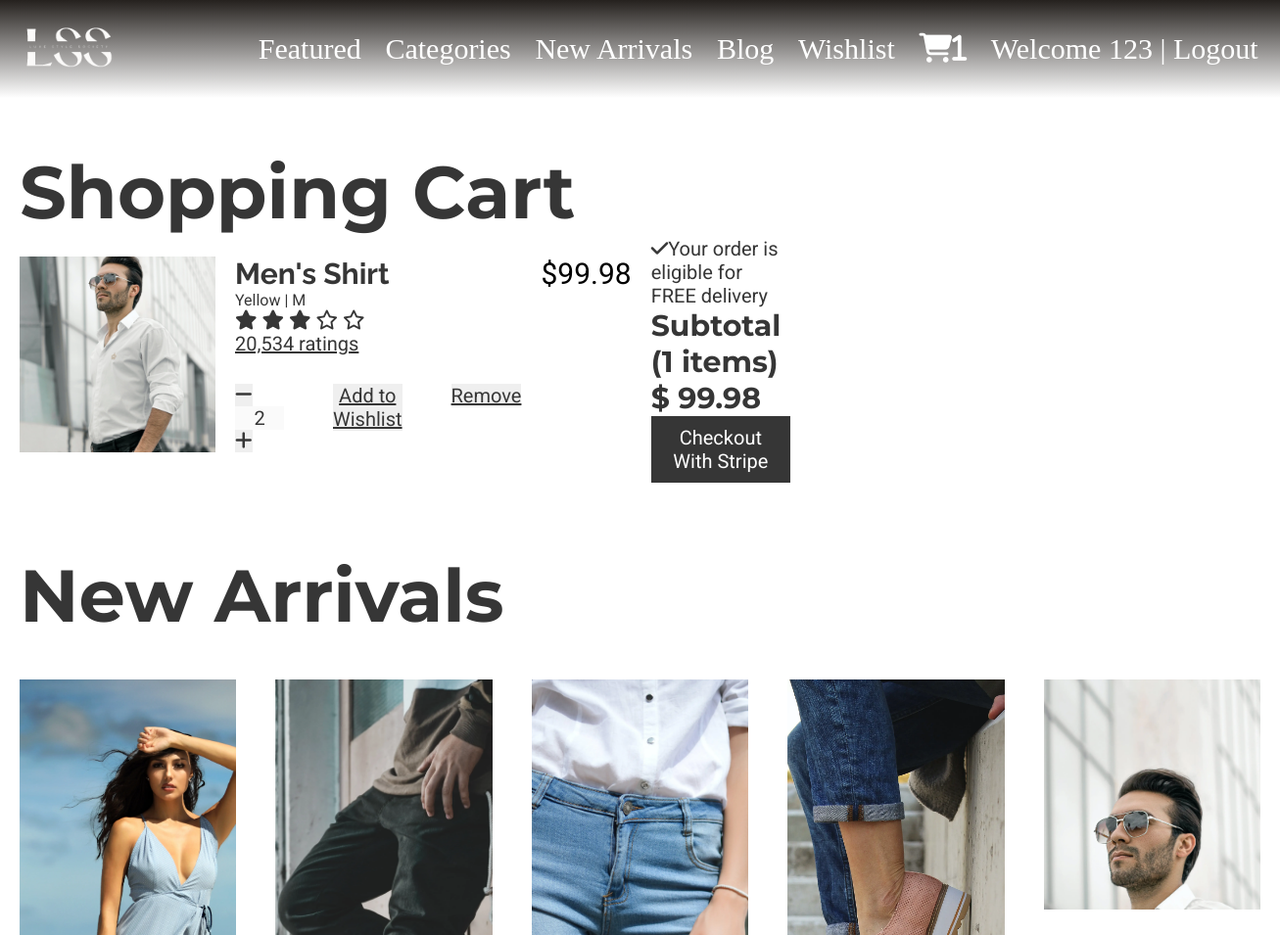
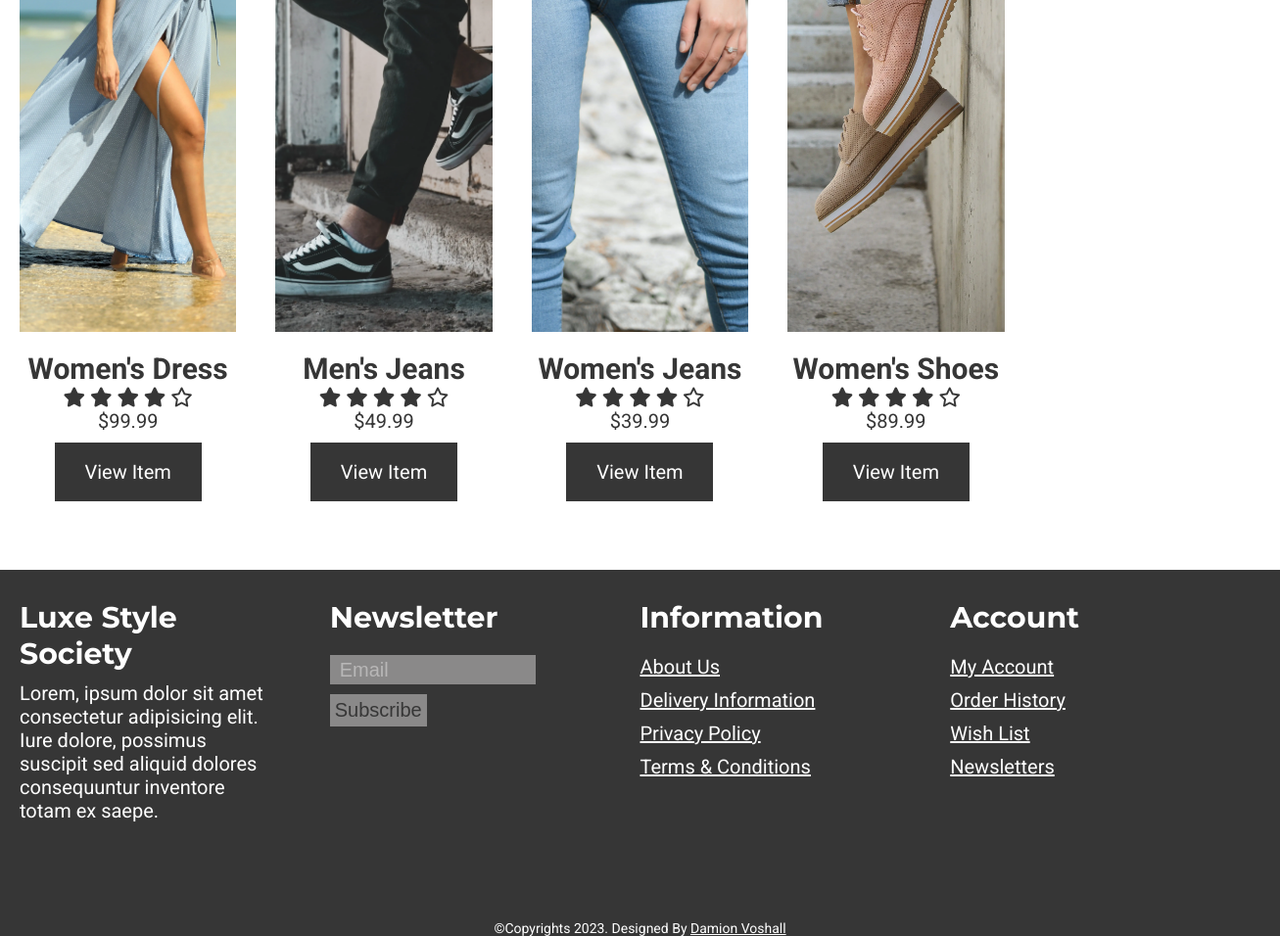
/cart.php (signed in), run on the app's committed database (2 pictures, top to bottom).
### tables this page shows
CREATE TABLE `user` (
  `user_id` bigint(20) UNSIGNED NOT NULL,
  `first_name` varchar(100) NOT NULL,
  `last_name` varchar(100) NOT NULL,
  `register_date` date NOT NULL,
  `email` varchar(255) NOT NULL,
  `password` varchar(255) NOT NULL
);

CREATE TABLE `cart` (
  `cart_id` bigint(20) UNSIGNED NOT NULL,
  `user_id` int(11) NOT NULL,
  `item_id` int(11) NOT NULL,
  `quantity` int(11) NOT NULL,
  `color` varchar(100) NOT NULL,
  `size` varchar(20) NOT NULL
);

CREATE TABLE `product` (
  `item_id` bigint(20) UNSIGNED NOT NULL,
  `item_name` varchar(255) NOT NULL,
  `item_price` double(10,2) NOT NULL,
  `item_image` varchar(255) NOT NULL,
  `item_register` date NOT NULL,
  `item_category` varchar(200) NOT NULL
);

### cart.php (called while the page is built, shortened)
<?php
    include('header.php');
?>
<?php
    include('template/_cart-template.php');
?>
<?php
        include('template/_new-arrivals.php');
?>
<?php
include('footer.php');
?>

### functions.php (called while the page is built, shortened)
<?php session_start();
    require('database/DBController.php');
    require('database/Product.php');
    require('database/Cart.php');
    require ('database/User.php');
    $db = new DBController();
    $product = new Product($db);
    $product_shuffle = $product->getData();
    $Cart = new Cart($db);
    $User = new User($db);
    if(isset($_SESSION['user_id'])){
        $currentUser = $User->getUserInfo($_SESSION['user_id']);
    }
?>

### database/User.php (called while the page is built, shortened)
<?php
    class User
    {
        public $db = null;
    public function __construct(DBController $db)
    {
        $this->db = $db;
    }
        public function getUserInfo($user_id){
            if($this->db->con != null){
                $query_string = "SELECT user_id, first_name, last_name, email FROM user WHERE user_id=?";
                $stmt = $this->db->con->prepare($query_string);
                $stmt->bind_param('i', $user_id);
                $stmt->execute();
                $result = $stmt->get_result();
                $row = $result->fetch_assoc();
                return empty($row) ? false : $row;
            }
        }
    }
?>

### database/DBController.php (called while the page is built, shortened)
<?php
class DBController
{
    protected $host = 'localhost';
    protected $user = 'root';
    protected $password = '';
    protected $database = 'luxe_society';
    public function __construct()
    {
        $this->con = mysqli_connect($this->host,$this->user,$this->password,$this->database);
    }
}
?>

### database/Cart.php (called while the page is built, shortened)
<?php
class Cart
{
    public $db = null;
    public function __construct(DBController $db)
    {
        $this->db = $db;
    }
public function getCartData($userid = null){
    if($userid != null){
        $query_string = "SELECT c.*, p.item_name, p.item_price, p.item_image, c.color, c.size FROM cart c INNER JOIN product p ON c.item_id = p.item_id WHERE c.user_id=?";
        $stmt = $this->db->con->prepare($query_string);
        $stmt->bind_param('i', $userid);
        $stmt->execute();
        $result = $stmt->get_result();
        $rows = $result->fetch_all(MYSQLI_ASSOC);
        return empty($rows) ? [] : $rows;
    }else{
        return [];
    }
}
    public function getCartId($cartArray = null,$key = "item_id"){
        if($cartArray != null){
            $cart_id = array_map(function($value) use($key){
                return $value[$key];
            },$cartArray);
            return $cart_id;
        }
    }
}

### database/Product.php (called while the page is built, shortened)
<?php
class Product
{
    public $db = null;
    public function __construct(DBController $db)
    {
        $this->db = $db;
    }
    public function getData($table = 'product'){
        $allowedTables = ['product', 'wishlist', 'cart', 'user'];
        if (in_array($table, $allowedTables)){
        $result = $this->db->con->query("SELECT * FROM {$table}");
        $resultArray = array();
        while ($item = mysqli_fetch_array($result, MYSQLI_ASSOC)){
            $resultArray[] = $item;
        }
        return $resultArray;
    } else {
        return [];
    }
}
}
?>

### template/_new-arrivals.php (the view, shortened to what this page needs)
<?php
shuffle($product_shuffle);
?>
<section id="new-arrivals">
        <div>
          <h2 class="font-mont font-size-xl color-primary">New Arrivals</h2>
          <div class="owl-carousel owl-theme">
          <?php foreach($product_shuffle as $item) { ?>
            <div class="item">
              <div class="product font-roboto">
                <a href="<?php printf('%s?item_id=%s', 'product.php', $item['item_id']); ?>"
                  ><img src="<?php echo $item['item_image'] ?? "./assets/products/dress-shirt.jpg"; ?>" loading="lazy" alt="product1"
                /></a>
                <div class="product-info">
                  <h3 class="font-size-lg color-primary"><?php echo $item['item_name'] ?? "Unknown"; ?></h3>
                  <div class="font-size-20 color-primary">
                    <span><i class="fas fa-star"></i></span>
                    <span><i class="fas fa-star"></i></span>
                    <span><i class="fas fa-star"></i></span>
                    <span><i class="fas fa-star"></i></span>
                    <span><i class="far fa-star"></i></span>
                  </div>
                  <div>
                    <span class="font-size-20 color-primary">$<?php echo $item['item_price'] ?? '0'; ?></span>
                  </div>
                  <div>
                    <?php
                      if(isset($currentUser) && array_key_exists('user_id', $currentUser) && in_array($item['item_id'],$Cart->getCartId($Cart->getCartData($currentUser['user_id'])) ?? [])): ?>
                        <a
                        href="<?php printf('%s?item_id=%s', 'product.php', $item['item_id']); ?>"
                        disabled
                        class="font-size-20 product-btn color-secondary-bg"
                      >
                      </a>
                      <?php else: ?>
                        <a
                        href="<?php printf('%s?item_id=%s', 'product.php', $item['item_id']); ?>"
                        name="featured_submit"
                        class="font-size-20 product-btn color-primary-bg"
                      >
                        View Item
                      </a>
                      <?php endif; ?>
                      </div>
                </div>
              </div>
            </div>
            <?php }  ?>
          </div>
        </div>
      </section>

### header.php (shortened to what this page needs)
<?php
  require('functions.php');
  ?>
<!DOCTYPE html>
<html lang="en">
<head>
  <link rel="stylesheet" href="https://cdnjs.cloudflare.com/ajax/libs/OwlCarousel2/2.3.4/assets/owl.carousel.min.css" />
  <link rel="stylesheet" href="https://cdnjs.cloudflare.com/ajax/libs/OwlCarousel2/2.3.4/assets/owl.theme.default.min.css" />
  <link rel="stylesheet" href="https://cdnjs.cloudflare.com/ajax/libs/animate.css/4.1.1/animate.min.css" />
  <link rel="stylesheet" href="https://cdnjs.cloudflare.com/ajax/libs/font-awesome/6.4.0/css/all.min.css" />
  <link rel="stylesheet" href="./style.css" />
</head>
<body>
  <header id="header" class="header__main">
    <nav class="navbar">
      <a href="index.php" rel="home"><img src="./assets/lss-logo-white.webp" class="header-img" /></a>
      <ul class="nav no-search font-roboto">
        <li class="nav-item"><a href="featured.php">Featured</a></li>
        <li class="nav-item"><a href="categories.php">Categories</a></li>
        <li class="nav-item"><a href="new-arrivals.php">New Arrivals</a></li>
        <li class="nav-item"><a href="#">Blog</a></li>
        <li class="nav-item nav-right"><a href="wishlist.php">Wishlist</a></li>
        <li class="nav-item nav-right">
          <form action="#">
            <a href="cart.php"><i class="fas fa-shopping-cart"><span><?php echo isset($currentUser) && array_key_exists('user_id', $currentUser) ? count($Cart->getCartData($currentUser['user_id'])) : 0; ?></span></i></a>
          </form>
        </li>
        <li class="nav-item nav-right">
          <?php if(isset($currentUser) && array_key_exists('user_id', $currentUser)): ?>
            <a href="logout.php">Welcome <?php echo $currentUser['first_name'] ?> | Logout</a>
            <?php else: ?>
          <a href="login.php">Login</a></li>
          <?php endif; ?>
      </ul>
    </nav>
  </header>
  <main id="main-site">

### template/_cart-template.php (shortened to what this page needs)
<section id="cart">
  <div>
    <h1 class="font-mont font-size-xl color-primary">Shopping Cart</h1>
    <div class="container">
      <div class="items">
        <?php
        if (!empty($currentUser)) {
          $cartData = $Cart->getCartData($currentUser['user_id']);
          if (!empty($cartData)) {
            $subTotal = 0;
            foreach ($cartData as $item) :
              $subTotal += $item['item_price'] * $item['quantity'];
        ?>
              <div class="item">
                <div class="col">
                  <img src="<?php echo $item['item_image'] ?? "./assets/products/dress-shirt.jpg"; ?>" alt="cart1" loading="lazy" />
                </div>
                <div class="col">
                  <div class="product-info">
                    <h2 class="font-rale font-size-lg color-primary">
                      <?php echo $item['item_name'] ?? "Unknown" ?>
                    </h2>
                    <p class="font-roboto font-size-16 color-primary">
                      <?php echo $item['color'] . ' | ' . $item['size'] ?? 'Pearl White | M'; ?>
                    </p>
                    <div>
                      <div class="font-size-20 color-primary">
                        <span><i class="fas fa-star"></i></span>
                        <span><i class="fas fa-star"></i></span>
                        <span><i class="fas fa-star"></i></span>
                        <span><i class="far fa-star"></i></span>
                        <span><i class="far fa-star"></i></span>
                      </div>
                      <a href="#" class="font-roboto font-size-20 color-primary">20,534 ratings</a>
                    </div>
                  </div>
                  <div class="qty">
                    <div class="font-roboto qty-container">
                      <button class="qty-down font-size-20 color-primary" data-id="<?php echo $item['item_id'] ?? '0'; ?>">
                        <i class="fa-solid fa-minus"></i>
                      </button>
                      <input data-id="<?php echo $item['item_id'] ?? '0'; ?>" type="text" class="qty-input color-primary font-roboto font-size-20" disabled value="<?php echo $item['quantity'] ?? '5'; ?>" placeholder="1" />
                      <button class="qty-up font-size-20 color-primary" data-id="<?php echo $item['item_id'] ?? '0'; ?>">
                        <i class="fa-solid fa-plus"></i>
                      </button>
                    </div>
                    <form method="post">
                      <button type="submit" name="wishlist-submit" class="font-roboto btn font-size-20 color-primary">
                        Add to Wishlist
                      </button>
                    </form>
                    <form method="post">
                      <button type="submit" name="remove-cart-submit" class="font-roboto btn font-size-20 color-primary">
                        Remove
                      </button>
                    </form>
                  </div>
                </div>
                <div class="col">
                  <div class="font-size-lg font-roboto">
                    $<span data-id="<?php echo $item['item_id'] ?? '0'; ?>" class="product_price"><?php echo $item['item_price'] * $item['quantity'] ?? "0"; ?></span>
                  </div>
                </div>
              </div>
        <?php
            endforeach;
          } else {
            echo '<p class="font-roboto font-size-20 color-primary empty-txt">Your shopping cart is empty</p>';
          }
        } else {
          echo '<p class="font-robot font-size-20 color-primary empty-txt">Please log in to view your cart</p>';
        }
        ?>
      </div>
      <div class="col">
        <div class="sub-total">
          <p class="font-size-20 font-roboto color-primary">
            <i class="fa fa-check"></i>Your order is eligible for FREE
            delivery
          </p>
          <h2 class="font-mont font-size-lg color-primary">
            Subtotal (<?php echo isset($cartData) ? count($product->getData('cart')) : 0; ?> items)
          </h2>
          <h3 class="font-mont font-size-lg color-primary">
            <span>
              $
              <span id="deal-price"><?php echo $subTotal ?? '0'; ?></span>
            </span>
          </h3>
          <button id="stripe-btn" type="submit" class="font-size-20 color-primary-bg font-roboto checkout-btn">
            Checkout With Stripe
          </button>
        </div>
      </div>
    </div>
  </div>
</section>

### style.css (style rules this page uses)
* { margin: 0; padding: 0; }
button, button:focus { outline: none; box-shadow: none; }
ul, li { list-style: none; }
input, input:focus { border: none; outline: none; }
.font-roboto { font-family: "Roboto", sans-serif; }
.font-rale { font-family: "Raleway", sans-serif; }
.font-mont { font-family: "Montserrat", sans-serif; }
.font-size-16 { font-size: 16px; }
.font-size-20 { font-size: 20px; }
.font-size-lg { font-size: 30px; }
.font-size-xl { font-size: 75px; }
.color-primary { color: rgb(54, 54, 54); }
.color-primary-bg { background: rgb(54, 54, 54); }
.color-secondary-bg { background: #0ea8cf; }
.header-img { width: 100px; height: 100px; object-fit: cover; margin-left: 20px; }
.navbar { display: flex; justify-content: space-between; align-items: center; height: 100px; overflow: hidden; position: absolute; background: -webkit-linear-gradient(top, #25211e 0, rgba(37, 33, 30, 0) 100%); background: linear-gradient(to bottom, #25211e 0, rgba(37, 33, 30, 0) 100%); top: 0; left: 0; width: 100%; z-index: 2; }
.navbar ul { list-style: none; display: flex; justify-content: space-around; width: 80%; }
.navbar .nav-right { justify-self: end; }
.nav-item a { color: white; font-size: 30px; font-weight: 400; text-decoration: none; transition: color 0.3s ease-out; font-family: montserrat-regular; margin-right: 20px; }
#featured, #new-arrivals { margin-top: 100px; }
#featured h2, #new-arrivals h2 { margin-left: 20px; }
#featured .owl-carousel, #new-arrivals .owl-carousel { margin-top: 20px; }
#featured .owl-carousel .item, #new-arrivals .owl-carousel .item { margin: 20px; }
#featured .owl-carousel .item .product, #new-arrivals .owl-carousel .item .product { display: flex; flex-direction: column; align-items: center; }
#featured .owl-carousel .item .product a, #new-arrivals .owl-carousel .item .product a { overflow: hidden; }
#featured .owl-carousel .item .product img, #new-arrivals .owl-carousel .item .product img { height: 600px; width: 100%; object-fit: cover; transition: transform 0.5s ease; }
#featured .product-info, #new-arrivals .product-info { margin-top: 20px; display: flex; flex-direction: column; align-items: center; }
#featured .product-btn, #new-arrivals .product-btn { display: block; width: 130px; height: 40px; margin-top: 10px; padding: 10px; border: none; color: white; transition: background-color 0.5s ease; text-decoration: none; text-align: center; line-height: 40px; }
#cart { margin-top: 150px; }
#cart h1 { margin-left: 20px; }
#cart .col img { object-fit: cover; width: 200px; height: 200px; }
#cart .container { display: flex; justify-content: space-between; }
#cart .container .item { display: flex; margin-top: 20px; }
#cart .container .col { display: flex; flex-direction: column; justify-content: space-between; margin-left: 20px; }
#cart .container .qty { display: flex; justify-content: space-between; }
#cart .container .qty input { width: 50px; text-align: center; }
#cart .container .qty .btn { margin-left: 50px; border: none; text-decoration: underline; }
#cart .container .qty .qty-up, #cart .container .qty .qty-down { border: none; }
#cart .container .sub-total { margin-right: 500px; display: flex; flex-direction: column; height: 150px; justify-content: space-between; }
#cart .container .checkout-btn { padding: 10px; color: white; border: none; transition: background-color 0.5s ease; }

### data on the page
user: first_name "123"
cart: item.item_image (picture), item.item_name "Men's Shirt", color+size "Yellow | M", quantity "2", $item['item_price'] * $item['quantity'] "99.98"
product: item_image (picture), item_name "Women's Dress", item_price "99.99"
product: item_image (picture), item_name "Men's Jeans", item_price "49.99"
product: item_image (picture), item_name "Women's Jeans", item_price "39.99"
product: item_image (picture), item_name "Women's Shoes", item_price "89.99"
product: item_image (picture)

### other printed values
count($Cart->getCartData($currentUser['user_id'])) "1"
count($product->getData('cart')) "1"
$subTotal "99.98"
